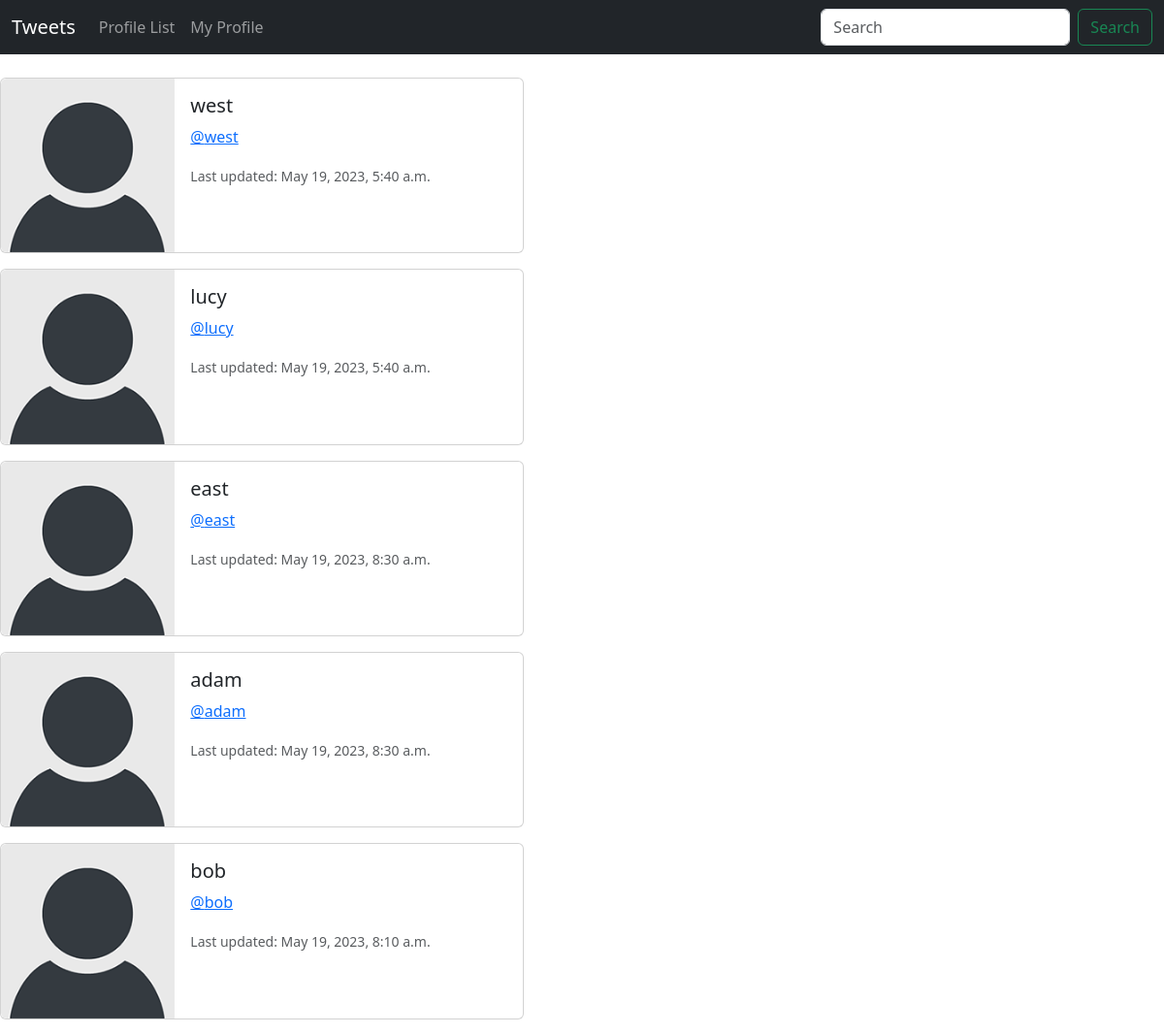
Screenshot of /profile_list/ (signed in) with the database file from the repository.
### tweet/models.py (models this page shows, shortened)
class Profile(models.Model):
    user = models.OneToOneField(User, on_delete=models.CASCADE)
    follows = models.ManyToManyField(
        "self",
        related_name="followed_by",
        symmetrical=False,
        blank=True
    )
    date_modified = models.DateTimeField(User, auto_now=True)

### tweet/views.py (the view)
# urls.py: path('profile_list/', views.profile_list, name='profile_list'),
def profile_list(request):
    if request.user.is_authenticated:
        profiles = Profile.objects.exclude(user=request.user)
        return render(request,'tweet/profile_list.html',{'profiles':profiles})
    else:
        messages.warning(request,"You must be loggedin to continue...")
        return redirect('home')

### templates/tweet/profile_list.html
{% extends 'base.html' %}
{% load static %}
{% block content %}
{% if profiles %}
{% for profile in profiles %}
<div class="card mb-3" style="max-width: 540px;">
    <div class="row g-0">
      <div class="col-md-4">
        <img src="{% static 'images/default_profile_pic.png' %}" class="img-fluid rounded-start" alt="...">
      </div>
      <div class="col-md-8">
        <div class="card-body">
          <h5 class="card-title">{{profile.user.username}}</h5>
          <p class="card-text"><a href="{% url 'profile' profile.user.id %}">@{{profile.user.username}}</a></p>
          <p class="card-text"><small class="text-body-secondary">Last updated: {{profile.date_modified}}</small></p>
        </div>
      </div>
    </div>
  </div>
{% endfor %}
{% endif %}
{% endblock content %}

### rows the page displays
Profile: user.username "west", date_modified "May 19, 2023, 5:40 a.m."
Profile: user.username "lucy", date_modified "May 19, 2023, 5:40 a.m."
Profile: user.username "east", date_modified "May 19, 2023, 8:30 a.m."
Profile: user.username "adam", date_modified "May 19, 2023, 8:30 a.m."
Profile: user.username "bob", date_modified "May 19, 2023, 8:10 a.m."
